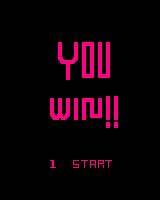

This game map was drawn from its Tiled (.tmx) file and the tilesets committed beside it. A one-line description and the full map source follow:
An orthogonal 20x25 tile map with 8x8 px tiles, 1 tile layer (Capa de Patrones 1).

<map version="1.2" tiledversion="1.2.4" orientation="orthogonal" renderorder="right-down" width="20" height="25" tilewidth="8" tileheight="8" infinite="0" nextlayerid="2" nextobjectid="1">
 <tileset firstgid="1" source="sp.tsx" />
 <layer id="1" name="Capa de Patrones 1" width="20" height="25">
  <data encoding="csv">
1,1,1,1,1,1,1,1,1,1,1,1,1,1,1,1,1,1,1,1,
1,1,1,1,1,1,1,1,1,1,1,1,1,1,1,1,1,1,1,1,
1,1,1,1,1,1,1,1,1,1,1,1,1,1,1,1,1,1,1,1,
1,1,1,1,1,1,1,1,1,1,1,1,1,1,1,1,1,1,1,1,
1,1,1,1,1,1,1,1,1,1,1,1,1,1,1,1,1,1,1,1,
1,1,1,1,1,1,1,77,1,77,86,87,77,77,1,1,1,1,1,1,
1,1,1,1,1,1,1,76,1,76,76,76,76,76,1,1,1,1,1,1,
1,1,1,1,1,1,1,79,83,81,76,76,76,76,1,1,1,1,1,1,
1,1,1,1,1,1,1,1,76,1,76,76,76,76,1,1,1,1,1,1,
1,1,1,1,1,1,1,1,76,1,89,90,89,90,1,1,1,1,1,1,
1,1,1,1,1,1,1,1,1,1,1,1,1,1,1,1,1,1,1,1,
1,1,1,1,1,1,1,1,1,1,1,1,1,1,1,1,1,1,1,1,
1,1,1,1,1,1,77,77,77,77,86,87,77,76,76,1,1,1,1,1,
1,1,1,1,1,1,76,76,76,76,76,76,76,76,76,1,1,1,1,1,
1,1,1,1,1,1,79,80,81,76,76,89,90,76,76,1,1,1,1,1,
1,1,1,1,1,1,1,1,1,1,1,1,1,77,77,1,1,1,1,1,
1,1,1,1,1,1,1,1,1,1,1,1,1,1,1,1,1,1,1,1,
1,1,1,1,1,1,1,1,1,1,1,1,1,1,1,1,1,1,1,1,
1,1,1,1,1,1,1,1,1,1,1,1,1,1,1,1,1,1,1,1,
1,1,1,1,1,1,1,1,1,1,1,1,1,1,1,1,1,1,1,1,
1,1,1,1,1,1,91,1,1,92,93,94,95,93,1,1,1,1,1,1,
1,1,1,1,1,1,1,1,1,1,1,1,1,1,1,1,1,1,1,1,
1,1,1,1,1,1,1,1,1,1,1,1,1,1,1,1,1,1,1,1,
1,1,1,1,1,1,1,1,1,1,1,1,1,1,1,1,1,1,1,1,
1,1,1,1,1,1,1,1,1,1,1,1,1,1,1,1,1,1,1,1
</data>
 </layer>
</map>
